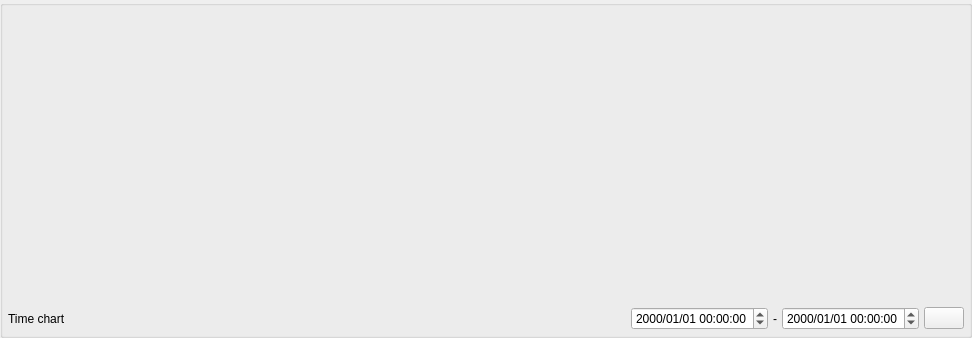
<?xml version="1.0" encoding="UTF-8"?>
<ui version="4.0">
 <class>TimeChartWidget</class>
 <widget class="QGroupBox" name="TimeChartWidget">
  <property name="geometry">
   <rect>
    <x>0</x>
    <y>0</y>
    <width>972</width>
    <height>338</height>
   </rect>
  </property>
  <property name="windowTitle">
   <string>Form</string>
  </property>
  <layout class="QVBoxLayout" name="verticalLayout">
   <property name="spacing">
    <number>5</number>
   </property>
   <property name="leftMargin">
    <number>0</number>
   </property>
   <property name="topMargin">
    <number>0</number>
   </property>
   <property name="rightMargin">
    <number>0</number>
   </property>
   <property name="bottomMargin">
    <number>0</number>
   </property>
   <item>
    <widget class="QWidget" name="widget" native="true"/>
   </item>
   <item>
    <layout class="QHBoxLayout" name="horizontalLayout">
     <property name="leftMargin">
      <number>5</number>
     </property>
     <property name="topMargin">
      <number>5</number>
     </property>
     <property name="rightMargin">
      <number>5</number>
     </property>
     <property name="bottomMargin">
      <number>5</number>
     </property>
     <item>
      <widget class="QLabel" name="label">
       <property name="text">
        <string>Time chart</string>
       </property>
      </widget>
     </item>
     <item>
      <spacer name="horizontalSpacer">
       <property name="orientation">
        <enum>Qt::Horizontal</enum>
       </property>
       <property name="sizeHint" stdset="0">
        <size>
         <width>40</width>
         <height>20</height>
        </size>
       </property>
      </spacer>
     </item>
     <item>
      <widget class="QDateTimeEdit" name="dateTimeEdit">
       <property name="displayFormat">
        <string>yyyy/MM/dd HH:mm:ss</string>
       </property>
      </widget>
     </item>
     <item>
      <widget class="QLabel" name="label_2">
       <property name="text">
        <string>-</string>
       </property>
      </widget>
     </item>
     <item>
      <widget class="QDateTimeEdit" name="dateTimeEdit_2">
       <property name="displayFormat">
        <string>yyyy/MM/dd HH:mm:ss</string>
       </property>
      </widget>
     </item>
     <item>
      <widget class="QPushButton" name="pushButton_3">
       <property name="text">
        <string/>
       </property>
       <property name="icon">
        <iconset resource="res/res.qrc">
         <normaloff>:/img/action_settings.svg</normaloff>:/img/action_settings.svg</iconset>
       </property>
      </widget>
     </item>
    </layout>
   </item>
  </layout>
 </widget>
 <resources>
  <include location="res/res.qrc"/>
 </resources>
 <connections/>
</ui>
